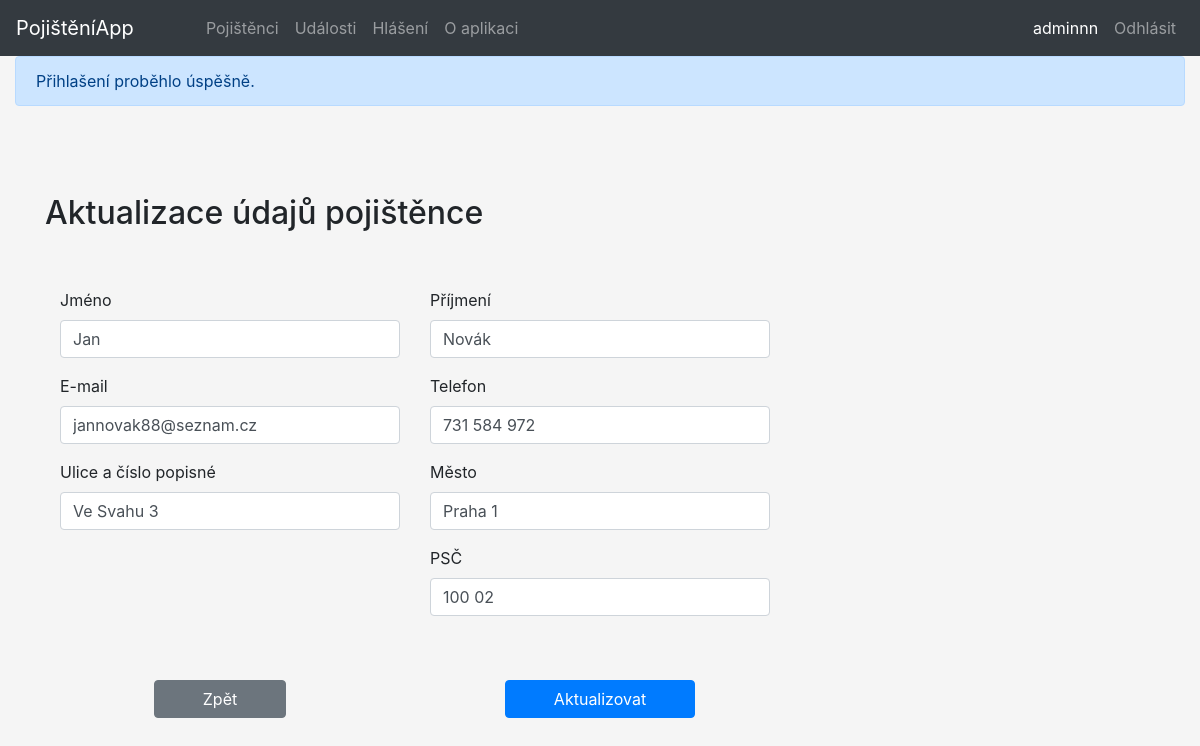
The app's page /stavajici-pojistenec/52 (signed in) with its own data.
### tables this page shows
CREATE TABLE `pojistenci` (
  `pojistenci_id` int(11) NOT NULL,
  `jmeno` varchar(255) NOT NULL,
  `prijmeni` varchar(255) NOT NULL,
  `email` varchar(255) NOT NULL,
  `telefon` varchar(20) NOT NULL,
  `ulice_cp` varchar(255) NOT NULL,
  `mesto` varchar(255) NOT NULL,
  `psc` varchar(6) NOT NULL,
  `registr_kod` int(11) NOT NULL
);

### index.php (called while the page is built, shortened)
<?php
$smerovac = new SmerovacKontroler();
$smerovac->zpracuj(array($_SERVER['REQUEST_URI']));
$smerovac->vypisPohled();

### kontrolery/StavajiciPojistenecKontroler.php (called while the page is built, shortened)
<?php
class StavajiciPojistenecKontroler extends Kontroler
{
    public function zpracuj(array $parametry) : void
    {
		$spravcePojistencu = new SpravcePojistencu();
		if (!empty($parametry[0]) && is_numeric($parametry[0])) {
			$pojistenec = $spravcePojistencu->vratJednohoPojistence(array($parametry[0]));
		} else {
			$this->presmeruj('chyba');
		}
		$pojistenec = $spravcePojistencu->vratJednohoPojistence(array($parametry[0]));
    }
}

### modely/Db.php (called while the page is built, shortened)
<?php
class Db {
    private static $spojeni;
    private static array $nastaveni = array(
		PDO::ATTR_ERRMODE => PDO::ERRMODE_EXCEPTION,
		PDO::MYSQL_ATTR_INIT_COMMAND => "SET NAMES utf8",
		PDO::ATTR_EMULATE_PREPARES => false,
	);
    public static function pripoj(string $host, string $uzivatel, string $heslo, string $databaze) : void
    {
		if (!isset(self::$spojeni)) {
			self::$spojeni = @new PDO(
				"mysql:host=$host;dbname=$databaze",
				$uzivatel,
				$heslo,
				self::$nastaveni
			);
		}
	}
    public static function dotazJeden(string $dotaz, array $parametry = array()) : array|bool
    {
		$navrat = self::$spojeni->prepare($dotaz);
		$navrat->execute($parametry);
		return $navrat->fetch();
	}
}

### modely/SpravcePojistencu.php (called while the page is built, shortened)
<?php
class SpravcePojistencu
{
	public function vratJednohoPojistence (array $id) : array|bool
	{
		return Db::dotazJeden('
			SELECT *
			FROM pojistenci
			WHERE pojistenci_id = ?',
			$id
			);
	}
}

### kontrolery/SmerovacKontroler.php (called while the page is built, shortened)
<?php
class SmerovacKontroler extends Kontroler
{
	protected Kontroler $kontroler;
	private function pomlckyDoVelbloudiNotace(string $text) : string
	{
		$veta = str_replace('-', ' ', $text);
		$veta = ucwords($veta);
		$veta = str_replace(' ', '', $veta);
		return $veta;
	}
	private function parsujURL(string $url) : array
	{
        $naparsovanaURL = parse_url($url);
		$naparsovanaURL["path"] = ltrim($naparsovanaURL["path"], "/");
		$naparsovanaURL["path"] = trim($naparsovanaURL["path"]);
		$rozdelenaCesta = explode("/", $naparsovanaURL["path"]);
		return $rozdelenaCesta;
	}
    public function zpracuj(array $parametry) : void
    {
		$naparsovanaURL = $this->parsujURL($parametry[0]);
		$tridaKontroleru = $this->pomlckyDoVelbloudiNotace(array_shift($naparsovanaURL)) . 'Kontroler';
		if (file_exists('kontrolery/' . $tridaKontroleru . '.php'))
			$this->kontroler = new $tridaKontroleru;
		else
			$this->presmeruj('chyba');
        $this->kontroler->zpracuj($naparsovanaURL);
    }
}

### pohledy/stavajici-pojistenec.phtml (the view)
<div class="container">
	<h2 class="pb-lg-5">Aktualizace údajů pojištěnce</h2>
	<div class="row">
		<form action="" class="col" method="post">
			<div class="d-sm-flex">
				<div class="form-group col-md-4">
					<label for="jmeno">Jméno</label>
					<input type="text" class="form-control" id="jmeno" name="jmeno" placeholder="Jan" value="<?php if(isset($_POST['jmeno'])) {echo (htmlspecialchars($_POST['jmeno']));} else {echo htmlspecialchars( $pojistenec['jmeno']);}?>" />
				</div>
				<div class="form-group col-md-4">
					<label for="prijmeni">Příjmení</label>
					<input type="text" class="form-control" name="prijmeni" id="prijmeni" placeholder="Novák" value="<?php if(isset($_POST['jmeno'])) {echo (htmlspecialchars($_POST['prijmeni']));} else {echo htmlspecialchars( $pojistenec['prijmeni']);}?>" />
				</div>
			</div>
			<div class="d-sm-flex">
				<div class="form-group col-md-4">
					<label for="email">E-mail</label>
					<input type="text" class="form-control" id="email" name="email" placeholder="jannovak88@seznam.cz" value="<?php if(isset($_POST['email'])) {echo (htmlspecialchars($_POST['email']));} else {echo htmlspecialchars( $pojistenec['email']);}?>" />
				</div>
				<div class="form-group col-md-4">
					<label for="telefon">Telefon</label>
					<input type="text" class="form-control" id="telefon" name="telefon" placeholder="731 584 972" value="<?php if(isset($_POST['telefon'])) {echo (htmlspecialchars($_POST['telefon']));} else {echo htmlspecialchars( $pojistenec['telefon']);}?>" />
				</div>
			</div>
			<div class="d-sm-flex">
				<div class="form-group col-md-4">
					<label for="ulice-cislo">Ulice a číslo popisné</label>
					<input type="text" class="form-control" id="ulice-cislo" name="ulice_cp" placeholder="Ve Svahu 3" value="<?php if(isset($_POST['ulice_cp'])) {echo (htmlspecialchars($_POST['ulice_cp']));} else {echo htmlspecialchars( $pojistenec['ulice_cp']);}?>" />
				</div>
				<div class="form-group col-md-4">
					<label for="mesto">Město</label>
					<input type="text" class="form-control" id="mesto" name="mesto" placeholder="Praha 1" value="<?php if(isset($_POST['mesto'])) {echo (htmlspecialchars($_POST['mesto']));} else {echo htmlspecialchars( $pojistenec['mesto']);}?>" />
				</div>
			</div>
			<div class="d-sm-flex">
				<div class="form-group offset-md-4 col-md-4">
					<label for="psc">PSČ</label>
					<input type="text" class="form-control" id="psc" name="psc" placeholder="100 00" value="<?php if(isset($_POST['psc'])) {echo (htmlspecialchars($_POST['psc']));} else {echo htmlspecialchars( $pojistenec['psc']);}?>" />
				</div>
			</div>
			<div class="row">
				<div class="d-sm-flex col-md-4 justify-content-center">
					<a href="<?=$_SESSION['previous_location']?>" class="btn btn-secondary px-5 mt-lg-5">Zpět</a>
				</div>
				<div class="d-sm-flex col-md-4 justify-content-center">
					<input type="submit" class="btn btn-primary px-5 mt-lg-5" value="Aktualizovat">
				</div>
			</div>
		</form>
	</div>
</div>

### style.css (style rules this page uses)
body { background-color: whitesmoke; }
.container { margin-top: 56px; padding-top: 32px; }

### records on screen
pojistenci: jmeno "Jan", prijmeni "Novák", email "jannovak88@seznam.cz", telefon "731 584 972", ulice_cp "Ve Svahu 3", mesto "Praha 1", psc "100 02"

### other values on screen
$prezdivka "adminnn"
$text "Přihlašení proběhlo úspěšně."
